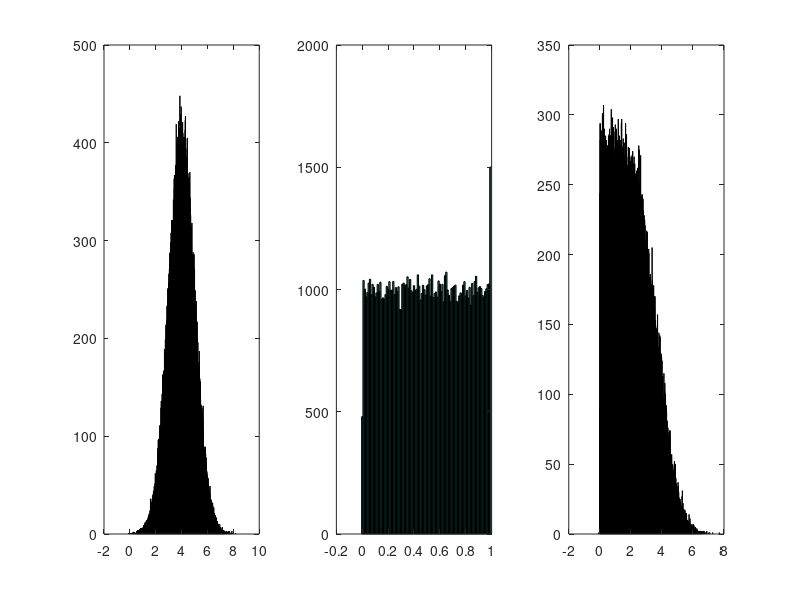

This figure's MATLAB source:
clear all
close all
clc

num = 100000;
border = 0.01;


X = normrnd(4, 1, [num, 1]);
W = rand(num, 1);
% W = randn(num, 1)*100;
% W = normrnd(10, 1, [num, 1]);


% X = round(X);
% Y = round(Y);



Z = X .* W;

figure
subplot(1, 3, 1)
hist(X, min(X):border:max(X))
subplot(1, 3, 2)
hist(W, min(W):border:max(W))
subplot(1, 3, 3)
hist(Z, min(Z):border:max(Z))

% 
% data = normrnd(0, 1, [num, 1]);
% 
% 
% figure
% hist(data, -5:0.01:5)
% 
% 
% 
% 
% figure
% hist1 = hist(data, -5:0.01:5)
% bar(hist1, 1)
